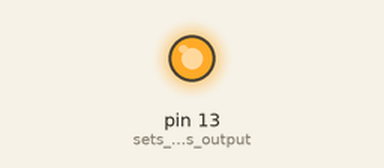
Recording of a sketch running on a simulated Arduino Uno, built with avr-gcc and run on an emulated ATmega328P. On the bench: output pins drawn as LEDs (lit = HIGH).

Above: at 0.1 s.
Timing chart, 0 to 1.6 s (numbered marks = the images above):
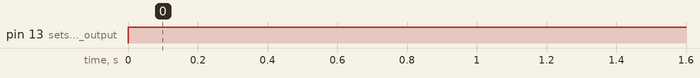

The sketch:

sketch.ino
```cpp
//this is my first beginner's Arduino Project

void setup() {

pinMode(13, OUTPUT) ; //sets Pin 13 as output
}

void loop() {

digitalWrite(13, HIGH); //turns on
  delay(1); //wait for 1 milliseconds
    digitalWrite(12, LOW); //turns off
      delay(1); //wait once more

}

//written by Okah Prosper,aka,DaMillz
```

Measured:
- by itself, pin 13 (sets_Pin_13_as_output): LOW → HIGH at 0.00 s
